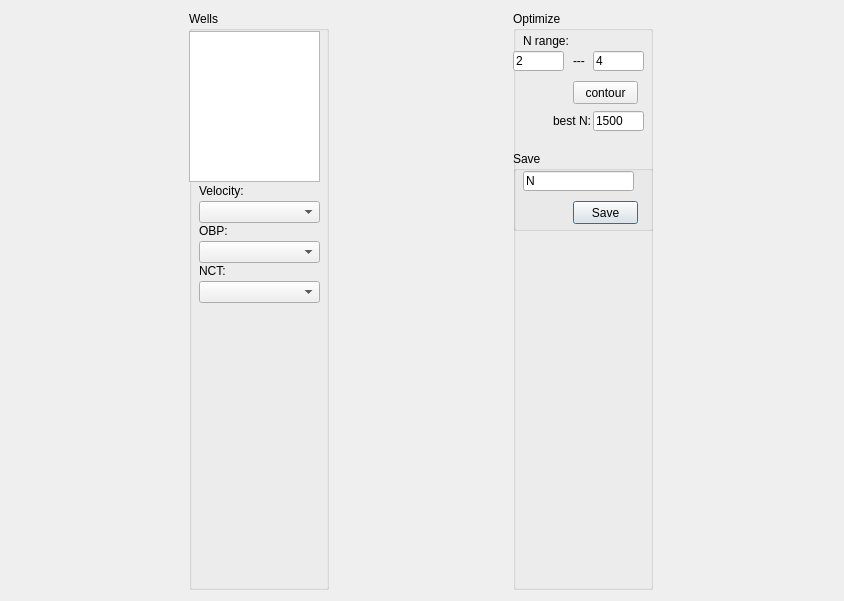
<?xml version="1.0" encoding="UTF-8"?>
<ui version="4.0">
 <class>optimize_eaton_Dialog</class>
 <widget class="QDialog" name="optimize_eaton_Dialog">
  <property name="geometry">
   <rect>
    <x>0</x>
    <y>0</y>
    <width>844</width>
    <height>601</height>
   </rect>
  </property>
  <property name="windowTitle">
   <string>Optimize Eaton</string>
  </property>
  <layout class="QHBoxLayout" name="horizontalLayout">
   <item>
    <widget class="QGroupBox" name="groupBox">
     <property name="sizePolicy">
      <sizepolicy hsizetype="Fixed" vsizetype="Expanding">
       <horstretch>0</horstretch>
       <verstretch>0</verstretch>
      </sizepolicy>
     </property>
     <property name="minimumSize">
      <size>
       <width>140</width>
       <height>0</height>
      </size>
     </property>
     <property name="maximumSize">
      <size>
       <width>140</width>
       <height>16777215</height>
      </size>
     </property>
     <property name="title">
      <string>Wells</string>
     </property>
     <widget class="QListWidget" name="well_listWidget">
      <property name="geometry">
       <rect>
        <x>0</x>
        <y>20</y>
        <width>131</width>
        <height>151</height>
       </rect>
      </property>
     </widget>
     <widget class="QLabel" name="label_5">
      <property name="geometry">
       <rect>
        <x>10</x>
        <y>170</y>
        <width>51</width>
        <height>20</height>
       </rect>
      </property>
      <property name="text">
       <string>Velocity:</string>
      </property>
     </widget>
     <widget class="QComboBox" name="velocity_comboBox">
      <property name="geometry">
       <rect>
        <x>10</x>
        <y>190</y>
        <width>121</width>
        <height>22</height>
       </rect>
      </property>
     </widget>
     <widget class="QComboBox" name="nct_comboBox">
      <property name="geometry">
       <rect>
        <x>10</x>
        <y>270</y>
        <width>121</width>
        <height>22</height>
       </rect>
      </property>
     </widget>
     <widget class="QLabel" name="label_7">
      <property name="geometry">
       <rect>
        <x>10</x>
        <y>250</y>
        <width>51</width>
        <height>20</height>
       </rect>
      </property>
      <property name="text">
       <string>NCT:</string>
      </property>
     </widget>
     <widget class="QLabel" name="label_6">
      <property name="geometry">
       <rect>
        <x>10</x>
        <y>210</y>
        <width>51</width>
        <height>20</height>
       </rect>
      </property>
      <property name="text">
       <string>OBP:</string>
      </property>
     </widget>
     <widget class="QComboBox" name="obp_comboBox">
      <property name="geometry">
       <rect>
        <x>10</x>
        <y>230</y>
        <width>121</width>
        <height>22</height>
       </rect>
      </property>
     </widget>
    </widget>
   </item>
   <item>
    <widget class="QGroupBox" name="groupBox_4">
     <property name="sizePolicy">
      <sizepolicy hsizetype="Fixed" vsizetype="Expanding">
       <horstretch>0</horstretch>
       <verstretch>0</verstretch>
      </sizepolicy>
     </property>
     <property name="minimumSize">
      <size>
       <width>140</width>
       <height>0</height>
      </size>
     </property>
     <property name="maximumSize">
      <size>
       <width>140</width>
       <height>16777215</height>
      </size>
     </property>
     <property name="title">
      <string>Optimize</string>
     </property>
     <widget class="QGroupBox" name="groupBox_2">
      <property name="geometry">
       <rect>
        <x>0</x>
        <y>140</y>
        <width>141</width>
        <height>80</height>
       </rect>
      </property>
      <property name="title">
       <string>Save</string>
      </property>
      <widget class="QPushButton" name="save_Button">
       <property name="geometry">
        <rect>
         <x>60</x>
         <y>50</y>
         <width>65</width>
         <height>23</height>
        </rect>
       </property>
       <property name="text">
        <string>Save</string>
       </property>
      </widget>
      <widget class="QLineEdit" name="lineEdit">
       <property name="geometry">
        <rect>
         <x>10</x>
         <y>20</y>
         <width>111</width>
         <height>20</height>
        </rect>
       </property>
       <property name="text">
        <string>N</string>
       </property>
      </widget>
     </widget>
     <widget class="QLabel" name="label_11">
      <property name="geometry">
       <rect>
        <x>40</x>
        <y>100</y>
        <width>41</width>
        <height>20</height>
       </rect>
      </property>
      <property name="text">
       <string>best N:</string>
      </property>
     </widget>
     <widget class="QLineEdit" name="max_lineEdit">
      <property name="geometry">
       <rect>
        <x>80</x>
        <y>40</y>
        <width>51</width>
        <height>20</height>
       </rect>
      </property>
      <property name="text">
       <string>4</string>
      </property>
     </widget>
     <widget class="QLabel" name="label_10">
      <property name="geometry">
       <rect>
        <x>10</x>
        <y>20</y>
        <width>51</width>
        <height>20</height>
       </rect>
      </property>
      <property name="text">
       <string>N range:</string>
      </property>
     </widget>
     <widget class="QLabel" name="label_9">
      <property name="geometry">
       <rect>
        <x>60</x>
        <y>40</y>
        <width>16</width>
        <height>20</height>
       </rect>
      </property>
      <property name="text">
       <string>---</string>
      </property>
     </widget>
     <widget class="QPushButton" name="contour_Button">
      <property name="geometry">
       <rect>
        <x>60</x>
        <y>70</y>
        <width>65</width>
        <height>23</height>
       </rect>
      </property>
      <property name="text">
       <string>contour</string>
      </property>
     </widget>
     <widget class="QLineEdit" name="min_lineEdit">
      <property name="geometry">
       <rect>
        <x>0</x>
        <y>40</y>
        <width>51</width>
        <height>20</height>
       </rect>
      </property>
      <property name="text">
       <string>2</string>
      </property>
     </widget>
     <widget class="QLineEdit" name="n_lineEdit">
      <property name="geometry">
       <rect>
        <x>80</x>
        <y>100</y>
        <width>51</width>
        <height>20</height>
       </rect>
      </property>
      <property name="text">
       <string>1500</string>
      </property>
     </widget>
    </widget>
   </item>
  </layout>
 </widget>
 <resources/>
 <connections/>
</ui>
